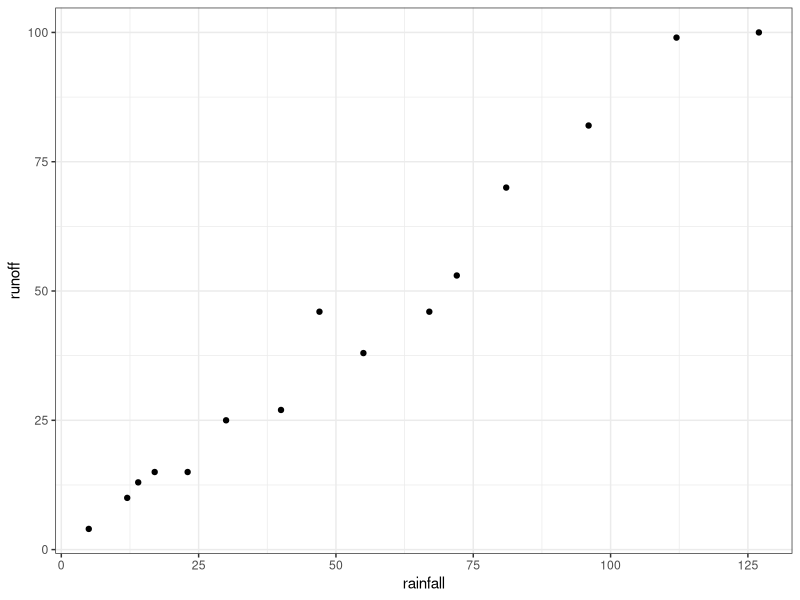
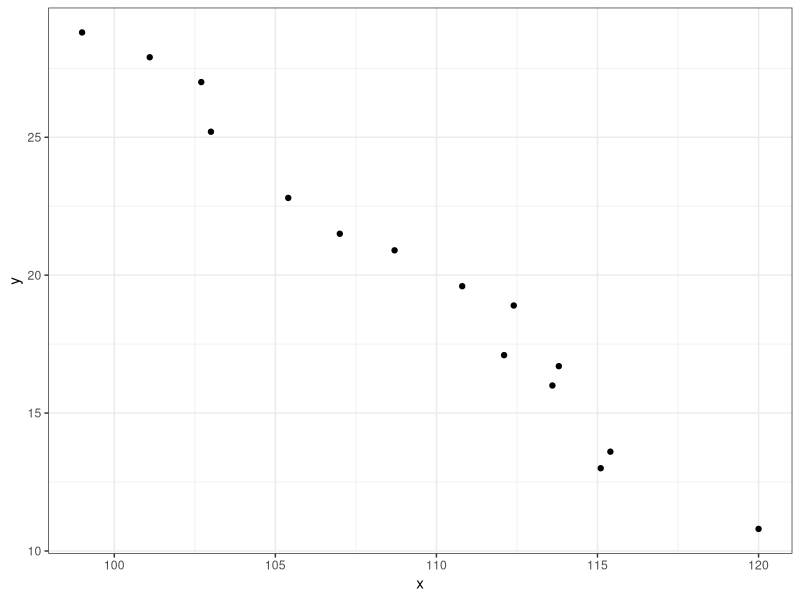
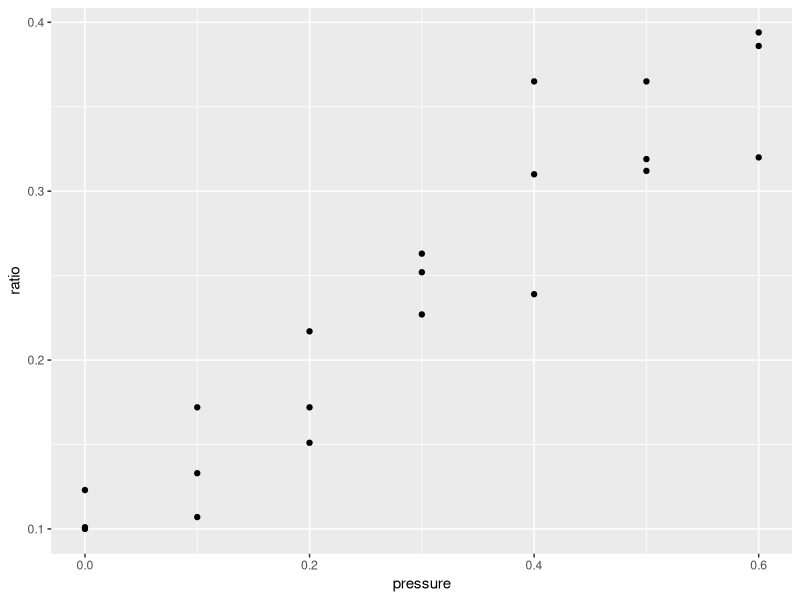
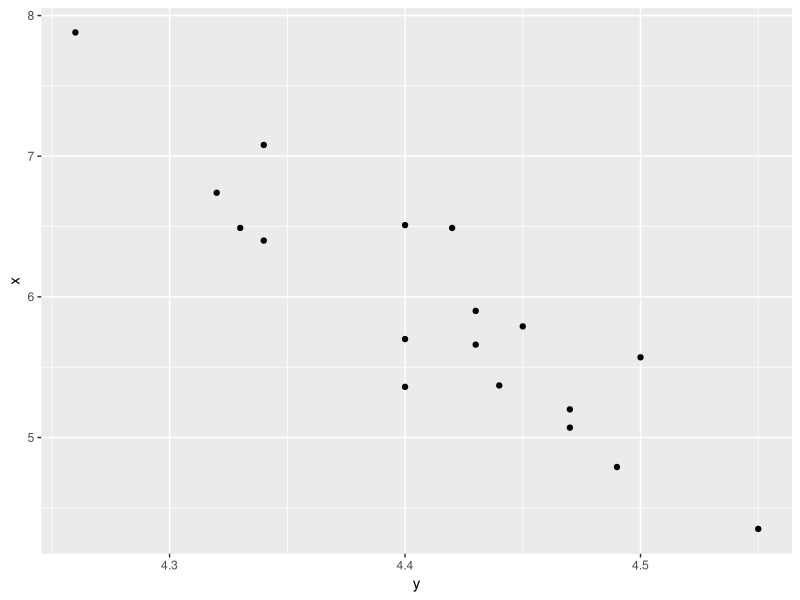

Source code (R) for these figures, in order:
## ---- chunk 1
library(dplyr)
library(ggplot2)
## ---- chunk 2
x <- 2500

1800 + (1.3*x)
## ---- chunk 3
x <- 40
y <- 3.2925 + (0.10748*x)
y
## ---- chunk 4
df <- tibble(
  rainfall = c(5,12,14,17,23,30,40,47,55,67,72,81,96,112,127),
  runoff = c(4,10,13,15,15,25,27,46,38,46,53,70,82,99,100)
)

df %>%
  ggplot(aes(x=rainfall, y=runoff)) +
  geom_point() +
  theme_bw()
## ---- chunk 5
reg <- lm(runoff ~ rainfall, data = df)
reg %>% summary()
## ---- chunk 6
predict.lm(reg, newdata = data.frame(rainfall = c(50)))
## ---- chunk 7
reg %>% anova()
## ---- chunk 8
df <- 
    tibble(
        x = c(99,101.1,102.7,103,105.4,107,108.7,110.8,112.1,112.4,113.6,113.8,115.1,115.4,120),
        y = c(28.8,27.9,27,25.2,22.8,21.5,20.9,19.6,17.1,18.9,16,16.7,13,13.6,10.8)
    )

reg <- lm(y ~ x, data = df)

reg %>% summary()
## ---- chunk 9
df %>%
    ggplot(aes(x=x, y=y)) +
    geom_point() +
    theme_bw()
## ---- chunk 10
x <- 135
y <- 118.91 - (.9*x)
y
## ---- chunk 11
reg$residuals[1:2]
## ---- chunk 12
df$y[1:2] - predict(reg, data.frame(x=c(99,101.1)))
## ---- chunk 13
df$y[1:2] - (118.91 - (.90473*df$x[1:2]))
## ---- chunk 14
anova(reg)
## ---- chunk 15
df <- 
    tibble(
        pressure = rep(c(0,.1,.2,.3,.4,.5,.6), each=3),
        ratio = c(
            0.123, 0.1, 0.101, 0.172, 0.133, 0.107, 0.217, 0.172, 0.151, 0.263, 
            0.227, 0.252, 0.310, 0.365, 0.239, 0.365, 0.319, 0.312, 0.394, 0.386, 0.320
        )
)
## ---- chunk 16
df %>%
    ggplot(aes(x=pressure, y=ratio))+
    geom_point()
## ---- chunk 17
intercept <- 0.101
slope <- 0.461
x <- 0.45
y <- intercept + (slope * x)
y
## ---- chunk 18
MSE <- 0.00110
sd <- sqrt(MSE)

sd
## ---- chunk 19
beta_hat_1 <- 0.82697
t <- qt(0.95, 13, lower.tail = T)
s_beta <- 0.03652

(beta_hat_1 + (c(-t,t) * s_beta)) %>% round(3)
## ---- chunk 20
df <- tibble(
    y = c(4.55, 4.49, 4.50, 4.47, 4.47, 4.45, 4.40, 4.34, 4.43, 4.43, 4.42, 4.40, 4.33, 4.44, 4.40, 4.26, 4.32, 4.34),
    x = c(4.35, 4.79, 5.57, 5.20, 5.07, 5.79, 5.36, 6.40, 5.66, 5.90, 6.49, 5.70, 6.49, 5.37, 6.51, 7.88, 6.74, 7.08)
)

df %>%
    ggplot(aes(x=y, y=x)) +
    geom_point()
